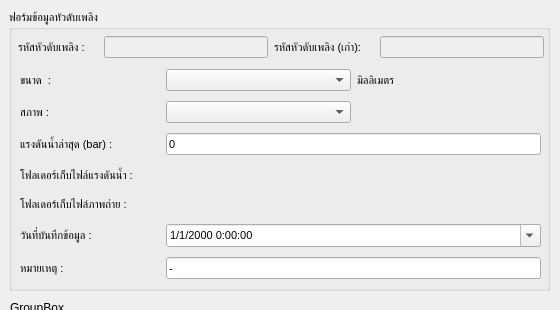
<?xml version="1.0" encoding="UTF-8"?>
<ui version="4.0">
 <class>LayoutGeneratorDialogBase</class>
 <widget class="QDialog" name="LayoutGeneratorDialogBase">
  <property name="geometry">
   <rect>
    <x>0</x>
    <y>0</y>
    <width>560</width>
    <height>310</height>
   </rect>
  </property>
  <property name="sizePolicy">
   <sizepolicy hsizetype="Fixed" vsizetype="Fixed">
    <horstretch>0</horstretch>
    <verstretch>0</verstretch>
   </sizepolicy>
  </property>
  <property name="minimumSize">
   <size>
    <width>560</width>
    <height>310</height>
   </size>
  </property>
  <property name="maximumSize">
   <size>
    <width>560</width>
    <height>500</height>
   </size>
  </property>
  <property name="baseSize">
   <size>
    <width>575</width>
    <height>260</height>
   </size>
  </property>
  <property name="windowTitle">
   <string>Layout Generator</string>
  </property>
  <widget class="QGroupBox" name="groupBox">
   <property name="geometry">
    <rect>
     <x>9</x>
     <y>10</y>
     <width>541</width>
     <height>281</height>
    </rect>
   </property>
   <property name="font">
    <font>
     <family>MS Shell Dlg 2</family>
     <pointsize>8</pointsize>
    </font>
   </property>
   <property name="title">
    <string>ฟอร์มข้อมูลหัวดับเพลิง</string>
   </property>
   <widget class="QWidget" name="layoutWidget">
    <property name="geometry">
     <rect>
      <x>11</x>
      <y>54</y>
      <width>521</width>
      <height>221</height>
     </rect>
    </property>
    <layout class="QGridLayout" name="gridLayout">
     <property name="topMargin">
      <number>5</number>
     </property>
     <property name="bottomMargin">
      <number>6</number>
     </property>
     <property name="verticalSpacing">
      <number>10</number>
     </property>
     <item row="0" column="0">
      <widget class="QLabel" name="label_3">
       <property name="minimumSize">
        <size>
         <width>80</width>
         <height>0</height>
        </size>
       </property>
       <property name="text">
        <string>ขนาด  :</string>
       </property>
      </widget>
     </item>
     <item row="0" column="1">
      <widget class="QComboBox" name="size_text">
       <property name="minimumSize">
        <size>
         <width>100</width>
         <height>0</height>
        </size>
       </property>
      </widget>
     </item>
     <item row="0" column="2">
      <widget class="QLabel" name="label_8">
       <property name="text">
        <string>มิลลิเมตร</string>
       </property>
      </widget>
     </item>
     <item row="1" column="0">
      <widget class="QLabel" name="label_5">
       <property name="minimumSize">
        <size>
         <width>80</width>
         <height>0</height>
        </size>
       </property>
       <property name="text">
        <string>สภาพ :</string>
       </property>
      </widget>
     </item>
     <item row="1" column="1">
      <widget class="QComboBox" name="status_text">
       <property name="minimumSize">
        <size>
         <width>100</width>
         <height>0</height>
        </size>
       </property>
      </widget>
     </item>
     <item row="2" column="0">
      <widget class="QLabel" name="label_6">
       <property name="minimumSize">
        <size>
         <width>140</width>
         <height>0</height>
        </size>
       </property>
       <property name="text">
        <string>แรงดันน้ำล่าสุด (bar) :</string>
       </property>
      </widget>
     </item>
     <item row="2" column="1" colspan="2">
      <widget class="QLineEdit" name="pressure">
       <property name="minimumSize">
        <size>
         <width>300</width>
         <height>0</height>
        </size>
       </property>
       <property name="text">
        <string>0</string>
       </property>
      </widget>
     </item>
     <item row="3" column="0">
      <widget class="QLabel" name="label">
       <property name="minimumSize">
        <size>
         <width>140</width>
         <height>0</height>
        </size>
       </property>
       <property name="maximumSize">
        <size>
         <width>140</width>
         <height>16777215</height>
        </size>
       </property>
       <property name="text">
        <string>โฟลเดอร์เก็บไฟล์แรงดันน้ำ :</string>
       </property>
      </widget>
     </item>
     <item row="3" column="1" colspan="2">
      <widget class="QgsFileWidget" name="pressureHistory_text">
       <property name="minimumSize">
        <size>
         <width>300</width>
         <height>0</height>
        </size>
       </property>
      </widget>
     </item>
     <item row="4" column="0">
      <widget class="QLabel" name="label_2">
       <property name="minimumSize">
        <size>
         <width>140</width>
         <height>0</height>
        </size>
       </property>
       <property name="text">
        <string>โฟลเดอร์เก็บไฟล์ภาพถ่าย : </string>
       </property>
      </widget>
     </item>
     <item row="4" column="1" colspan="2">
      <widget class="QgsFileWidget" name="picturePath_text">
       <property name="minimumSize">
        <size>
         <width>300</width>
         <height>0</height>
        </size>
       </property>
      </widget>
     </item>
     <item row="5" column="0">
      <widget class="QLabel" name="label_9">
       <property name="minimumSize">
        <size>
         <width>140</width>
         <height>0</height>
        </size>
       </property>
       <property name="text">
        <string>วันที่บันทึกข้อมูล : </string>
       </property>
      </widget>
     </item>
     <item row="5" column="1" colspan="2">
      <widget class="QDateTimeEdit" name="recodeCalendar">
       <property name="minimumSize">
        <size>
         <width>300</width>
         <height>0</height>
        </size>
       </property>
       <property name="displayFormat">
        <string>d/M/yyyy H:mm:ss</string>
       </property>
       <property name="calendarPopup">
        <bool>true</bool>
       </property>
      </widget>
     </item>
     <item row="6" column="0">
      <widget class="QLabel" name="label_7">
       <property name="minimumSize">
        <size>
         <width>140</width>
         <height>0</height>
        </size>
       </property>
       <property name="text">
        <string>หมายเหตุ : </string>
       </property>
      </widget>
     </item>
     <item row="6" column="1" colspan="2">
      <widget class="QLineEdit" name="remark">
       <property name="minimumSize">
        <size>
         <width>300</width>
         <height>0</height>
        </size>
       </property>
       <property name="text">
        <string>-</string>
       </property>
      </widget>
     </item>
    </layout>
   </widget>
   <widget class="QWidget" name="layoutWidget">
    <property name="geometry">
     <rect>
      <x>9</x>
      <y>26</y>
      <width>526</width>
      <height>22</height>
     </rect>
    </property>
    <layout class="QHBoxLayout" name="horizontalLayout">
     <item>
      <widget class="QLabel" name="FIRE_ID_2">
       <property name="minimumSize">
        <size>
         <width>80</width>
         <height>0</height>
        </size>
       </property>
       <property name="maximumSize">
        <size>
         <width>100</width>
         <height>16777215</height>
        </size>
       </property>
       <property name="font">
        <font>
         <family>MS Shell Dlg 2</family>
         <pointsize>8</pointsize>
        </font>
       </property>
       <property name="text">
        <string>รหัสหัวดับเพลิง :</string>
       </property>
      </widget>
     </item>
     <item>
      <widget class="QLineEdit" name="FIRE_ID">
       <property name="enabled">
        <bool>false</bool>
       </property>
       <property name="minimumSize">
        <size>
         <width>0</width>
         <height>0</height>
        </size>
       </property>
      </widget>
     </item>
     <item>
      <widget class="QLabel" name="label_firehydrantId">
       <property name="minimumSize">
        <size>
         <width>100</width>
         <height>0</height>
        </size>
       </property>
       <property name="font">
        <font>
         <family>MS Shell Dlg 2</family>
         <pointsize>8</pointsize>
        </font>
       </property>
       <property name="text">
        <string>รหัสหัวดับเพลิง (เก่า):</string>
       </property>
      </widget>
     </item>
     <item>
      <widget class="QLineEdit" name="firehydrantId">
       <property name="enabled">
        <bool>false</bool>
       </property>
       <property name="minimumSize">
        <size>
         <width>0</width>
         <height>0</height>
        </size>
       </property>
      </widget>
     </item>
    </layout>
   </widget>
  </widget>
  <widget class="QGroupBox" name="groupBox_2">
   <property name="geometry">
    <rect>
     <x>10</x>
     <y>300</y>
     <width>557</width>
     <height>101</height>
    </rect>
   </property>
   <property name="sizePolicy">
    <sizepolicy hsizetype="Preferred" vsizetype="Preferred">
     <horstretch>0</horstretch>
     <verstretch>0</verstretch>
    </sizepolicy>
   </property>
   <property name="minimumSize">
    <size>
     <width>0</width>
     <height>0</height>
    </size>
   </property>
   <property name="title">
    <string>GroupBox</string>
   </property>
   <widget class="QLineEdit" name="sizeId">
    <property name="geometry">
     <rect>
      <x>80</x>
      <y>20</y>
      <width>61</width>
      <height>22</height>
     </rect>
    </property>
    <property name="text">
     <string/>
    </property>
   </widget>
   <widget class="QLineEdit" name="statusId">
    <property name="geometry">
     <rect>
      <x>250</x>
      <y>20</y>
      <width>61</width>
      <height>22</height>
     </rect>
    </property>
    <property name="text">
     <string/>
    </property>
   </widget>
   <widget class="QLabel" name="label_4">
    <property name="geometry">
     <rect>
      <x>150</x>
      <y>20</y>
      <width>19</width>
      <height>16</height>
     </rect>
    </property>
    <property name="text">
     <string>size</string>
    </property>
   </widget>
   <widget class="QComboBox" name="size_id">
    <property name="geometry">
     <rect>
      <x>0</x>
      <y>20</y>
      <width>69</width>
      <height>16</height>
     </rect>
    </property>
   </widget>
   <widget class="QComboBox" name="status_id">
    <property name="geometry">
     <rect>
      <x>170</x>
      <y>20</y>
      <width>69</width>
      <height>16</height>
     </rect>
    </property>
   </widget>
   <widget class="QLabel" name="label_10">
    <property name="geometry">
     <rect>
      <x>320</x>
      <y>20</y>
      <width>31</width>
      <height>16</height>
     </rect>
    </property>
    <property name="text">
     <string>status</string>
    </property>
   </widget>
   <widget class="QLineEdit" name="recordDate">
    <property name="geometry">
     <rect>
      <x>370</x>
      <y>20</y>
      <width>113</width>
      <height>20</height>
     </rect>
    </property>
   </widget>
   <widget class="QLineEdit" name="pressureHistory">
    <property name="geometry">
     <rect>
      <x>0</x>
      <y>50</y>
      <width>113</width>
      <height>20</height>
     </rect>
    </property>
   </widget>
   <widget class="QLineEdit" name="picturePath">
    <property name="geometry">
     <rect>
      <x>250</x>
      <y>50</y>
      <width>113</width>
      <height>20</height>
     </rect>
    </property>
   </widget>
   <widget class="QLabel" name="label_11">
    <property name="geometry">
     <rect>
      <x>120</x>
      <y>50</y>
      <width>111</width>
      <height>16</height>
     </rect>
    </property>
    <property name="text">
     <string>pressureHistory</string>
    </property>
   </widget>
   <widget class="QLabel" name="label_12">
    <property name="geometry">
     <rect>
      <x>370</x>
      <y>50</y>
      <width>101</width>
      <height>16</height>
     </rect>
    </property>
    <property name="text">
     <string>picturePath</string>
    </property>
   </widget>
   <widget class="QLineEdit" name="_temp_id">
    <property name="geometry">
     <rect>
      <x>250</x>
      <y>70</y>
      <width>113</width>
      <height>20</height>
     </rect>
    </property>
   </widget>
   <widget class="QLabel" name="label_13">
    <property name="geometry">
     <rect>
      <x>380</x>
      <y>70</y>
      <width>47</width>
      <height>13</height>
     </rect>
    </property>
    <property name="text">
     <string>_temp_id</string>
    </property>
   </widget>
   <widget class="QLineEdit" name="globalId">
    <property name="geometry">
     <rect>
      <x>0</x>
      <y>80</y>
      <width>113</width>
      <height>20</height>
     </rect>
    </property>
   </widget>
   <widget class="QLabel" name="label_40">
    <property name="geometry">
     <rect>
      <x>130</x>
      <y>80</y>
      <width>47</width>
      <height>13</height>
     </rect>
    </property>
    <property name="text">
     <string>globalId</string>
    </property>
   </widget>
  </widget>
 </widget>
 <customwidgets>
  <customwidget>
   <class>QgsFileWidget</class>
   <extends>QWidget</extends>
   <header>qgsfilewidget.h</header>
  </customwidget>
 </customwidgets>
 <resources/>
 <connections/>
</ui>
